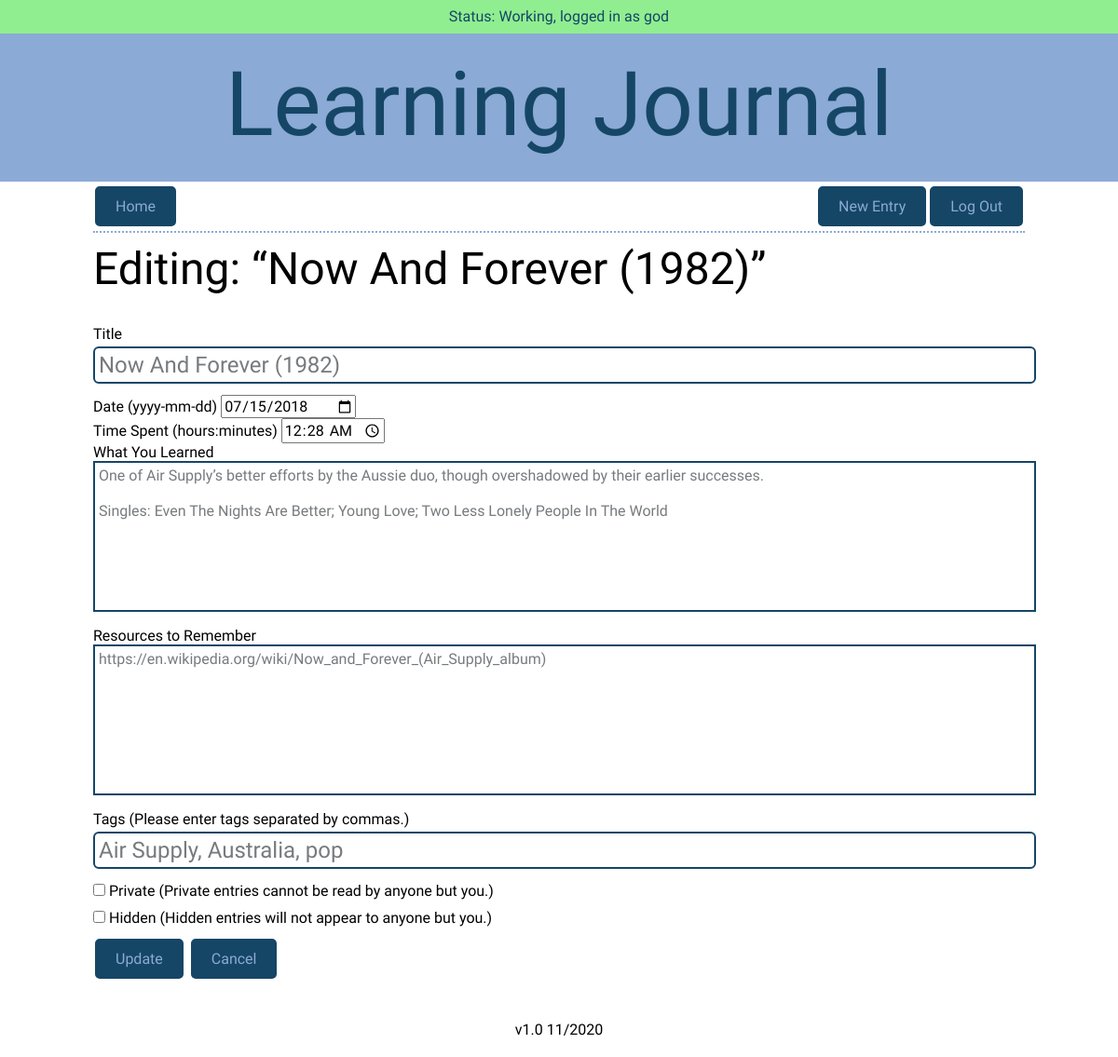
Page /entries/13/edit (signed in) on the committed database.
### models.py (models this page shows, shortened)
class User(UserMixin, Model):
    id = AutoField()
    username = CharField(unique=True)
    password = CharField(max_length=100)
    god = BooleanField(default=False)
    class Meta:
        database = DATABASE

class Entry(Model):
    id = AutoField()
    user = ForeignKeyField(User, backref="entries")
    title = CharField(max_length=256)
    date = DateField(default=datetime.date.today)
    time_spent = TimeField()
    learned = TextField()
    resources = TextField()
    tags = CharField(max_length=256)
    private = BooleanField(default=False)
    hidden = BooleanField(default=False)
    class Meta:
        database = DATABASE
    def get_tags(self):
        return (Tag
                .select()
                .join(EntryTag)
                .join(Entry)
                .where(Entry.id == self.id)
                )

### app.py (the view, shortened to what this page needs)
@app.route("/entries/<int:entry_id>/edit", methods=("GET", "POST"))
def edit_entry(entry_id):
    global last_route, cur_user, cur_entry, cur_tag
    last_route = "edit_entry"
    cur_user = None
    cur_entry = entry_id
    cur_tag = None
    if not current_user.is_authenticated:
        return redirect(url_for("login"))
    user = g.user._get_current_object()  # noqa (accessing private method)
    try:
        entry = models.Entry.get(models.Entry.id == entry_id)
        if (user != entry.user and user.god == False):  # noqa
            raise models.DoesNotExist
    except models.DoesNotExist:
        get_flashed_messages()
        flash("Cannot edit entry.", "error")
        return redirect(url_for("show_entry", entry_id=entry_id))
    form = forms.EntryForm()
    old_tags = []
    if request.method == "GET":
        old_tags = [tag.name for tag in entry.get_tags()]
        form.title.data = entry.title
        form.date.data = entry.date
        form.time_spent.data = entry.time_spent
        form.learned.data = entry.learned
        form.resources.data = entry.resources
        form.tags.data = entry.tags
        form.private.data = entry.private
        form.hidden.data = entry.hidden
    return render_template(
        "form.html", button="Update", form=form, cancel_url=get_last_route())

### forms.py
class EntryForm(FlaskForm):
    title = StringField("Title", validators=[InputRequired()])
    date = DateField(
        "Date",
        default=datetime.datetime.today,
        description=" (yyyy-mm-dd)")
    time_spent = TimeField(
        "Time Spent",
        description=" (hours:minutes)")
    learned = TextAreaField("What You Learned", validators=[InputRequired()])
    resources = TextAreaField("Resources to Remember")
    tags = StringField("Tags",
                       description=" (Please enter tags separated by commas.)")
    private = BooleanField("Private", default=False,
                           description=" (Private entries cannot be read by "
                                       "anyone but you.)")
    hidden = BooleanField("Hidden", default=False,
                          description=" (Hidden entries will not appear to "
                                      "anyone but you.)")

### app.py (called while the page is built)
@login_manager.user_loader
def load_user(userid):
    try:
        return models.User.get(models.User.id == userid)
    except models.DoesNotExist:
        return None

@app.before_request
def before_request():
    g.db = models.DATABASE
    g.db.connect()
    g.user = current_user

@app.after_request
def after_request(response):
    g.db.close()
    return response

def get_last_route():
    if last_route is None:
        return url_for("index")
    elif last_route in ["user_entries"]:
        return url_for(last_route, user=cur_user)
    elif last_route in ["show_entry", "edit_entry", "delete_entry"]:
        return url_for(last_route, entry_id=cur_entry)
    elif last_route in ["show_tag"]:
        return url_for(last_route, tag=cur_tag)
    else:
        return url_for(last_route)

### templates/form.html (shortened to what this page needs)
{% extends "layout.html" %}
{% from "macros.html" import nav_bar with context %}
{% block nav %}
    {{ nav_bar(False) }}
{% endblock %}
{% block content %}
    {% if button == "Update" %}
        <h2>Editing: “{{ form.title.data }}”</h2>
    {% endif %}
    <form method="POST" action="" class="form">
        {% for field in form %}
            <div class="field-{{ field.name }}">
                {% if field.type == "BooleanField" %}
                <label for="{{ field.name }}">{{ field(placeholder=field.label.text) }} {{ field.label }} {{ field.description }}</label>
                {% else %}
                    {% if field.id != "csrf_token" %}
                        {{ field.label }} {{ field.description }}
                    {% endif %}
                    {{ field(placeholder=field.label.text) }}
                {% endif %}
            </div>
        {% endfor %}
        <button type="submit" id="submit">{{ button }}</button>
        <a class="button" href="{{ cancel_url }}">Cancel</a>
    </form>
{% endblock %}

### templates/layout.html (shortened to what this page needs)
<!DOCTYPE html>
<html lang="en">
    <head>
        <link href="https://fonts.googleapis.com/css2?family=Asap:ital@0;1&display=swap" rel="stylesheet">        <link rel="stylesheet" href="/static/css/normalize.css">
        <link rel="stylesheet" href="/static/css/site.css">
    </head>
    <body>
        <header>
        <div class="container">
            <div class="messages">
                {% with messages = get_flashed_messages(with_categories=True) %}
                    {% if messages %}
                        {% for category, message in messages %}
                            <div class="notification {{ category }}">{{ message }}</div>
                        {% endfor %}
                    {% else %}
                            <div class="notification success">Status:  Working,
                                {% if current_user.is_authenticated %}
                                    logged in as {{ current_user.username }}
                                {% else %}
                                    not logged in
                                {% endif %}
                            </div>
                    {% endif %}
                {% endwith %}
            </div>
        </div>
            <h1>Learning Journal</h1>
        </header>
        <section>
            {% block nav %}
            {% endblock %}
        </section>
        <section>
            {% block content %}
            {% endblock %}
        </section>
        <footer>
            v1.0 11/2020
        </footer>
    </body>
</html>

### static/css/site.css (style rules this page uses)
html { margin-left: calc(100vw - 100%); }
body { font-size: 16px; font-family: 'Asap', sans-serif; font-weight: 400 color: #404a49; }
section { max-width: 1000px; margin: auto; }
header { margin: 0 -1%; padding-bottom: 6px; text-align: center; color: #154666; background: #8baad6; }
a:link { text-decoration: none; }
.button { background-color: #154666; color: #8baad6; margin: 5px 2px; border: 2px solid #154666; border-radius: 5px; padding: 10px 20px; text-align: center; text-decoration: none; display: inline-block; }
h1 { font-size: 96px; font-family: "Sarina", cursive; font-weight: 400; line-height: 25%; }
h2 { font-size: 48px; font-family: 'Hammersmith One', sans-serif; font-weight: 400; line-height: 0; }
.messages { height: 36px; background: #90ee90; }
.notification { padding: 8px; }
.success { background: #90ee90; }
footer { padding: 20px; text-align: center; }
form { margin: 0; padding: 20px 0; }
input[type=text], [type=password] { width: 100%; border: 2px solid #154666; border-radius: 6px; outline: 0; background: #fff; padding: 4px; margin: 4px 0 12px; color: #777B7E; font-size: 24px;; }
input[type=checkbox] { margin: 4px 0 12px; }
textarea { width: 100%; height: 150px; border: 2px solid #154666; border-radius 8px; outline: 0; background: #fff; padding: 4px; margin: 0 0 12px; color: #777B7E; resize: none }
button { background-color: #154666; color: #8baad6; margin: 5px 2px; border: 2px solid #154666; border-radius: 5px; padding: 10px 20px; text-align: center; text-decoration: none; display: inline-block; }

### rows in the picture
User: username "god"
Entry: title.data "Now And Forever (1982)", title "Now And Forever (1982)" "07/15/2018" "00:28" "One of Air Supply’s better efforts by the Aussie duo, though overshadowed by their earlier successes. Singles: Even The Nights Are Better; Young Love; Two Less Lonely People In The World" "https://en.wikipedia.org/wiki/Now_and_Forever_(Air_Supply_album)" "Air Supply, Australia, pop"

### other values in the picture
{{ field.label }} "Title" "Date" "Time Spent" "What You Learned" "Resources to Remember" "Tags"
{{ field.description }} "(yyyy-mm-dd)" "(hours:minutes)" "(Please enter tags separated by commas.)"
{{ field.label }} "Private" "Hidden"
{{ field.description }} "(Private entries cannot be read by anyone but you.)" "(Hidden entries will not appear to anyone but you.)"
{{ button }} "Update"
